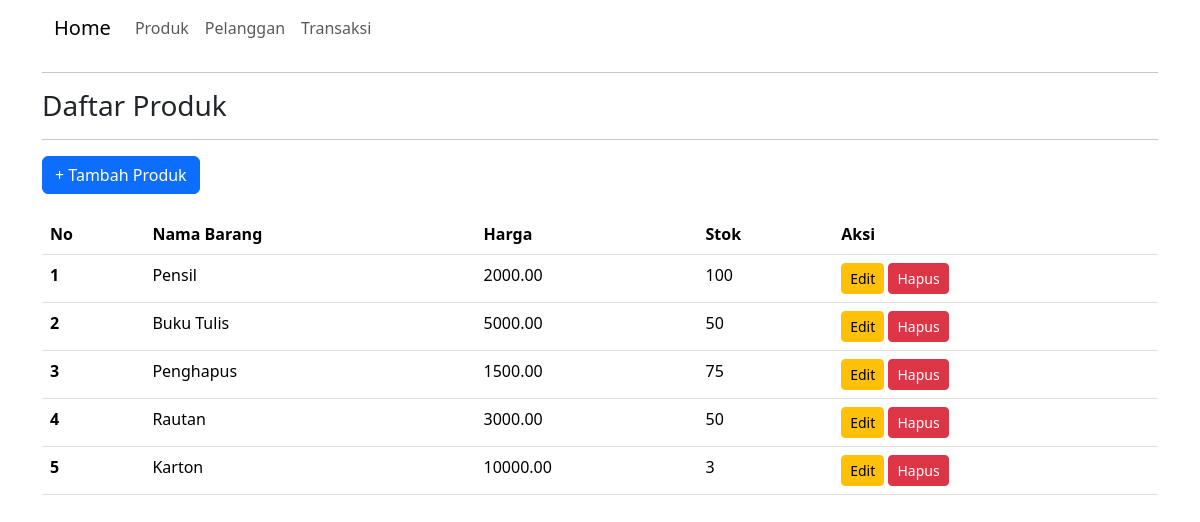
The page /mvc-toko1/index.php?action=produk (signed in) on the database its author committed.
### tables this page shows
CREATE TABLE `barang` (
  `kode_barang` int(11) NOT NULL,
  `nama` varchar(100) NOT NULL,
  `harga` decimal(10,2) NOT NULL,
  `stok` int(11) NOT NULL
);

### mvc-toko1/app/Controllers/ProdukController.php (called while the page is built, shortened)
<?php
require_once 'app/Models/Produk.php';
class ProdukController
{
    private $produk;
    public function __construct()
    {
        $this->produk = new Produk();
    }
    public function daftarProduk()
    {
        $data = $this->produk->tampilkanSemuaProduk();
        require 'app/Views/produk_view.php';
    }
}

### mvc-toko1/config/database.php (called while the page is built, shortened)
<?php
class Database {
    private $host = "localhost";
    private $user = "root";
    private $password = "";
    private $dbname = "dbtoko";
    private $conn;
    private function connect() {
        $this->conn = new mysqli($this->host, $this->user, $this->password, $this->dbname);
    }
    public function getConnection() {
        return $this->conn;
    }
}
?>

### mvc-toko1/app/Models/Produk.php (called while the page is built, shortened)
<?php
require_once 'config/database.php';
class Produk
{
    private $conn;
    public function __construct()
    {
        $database = new Database();
        $this->conn = $database->getConnection();
    }
    public function tampilkanSemuaProduk()
    {
        $sql = "SELECT * FROM barang";
        $result = $this->conn->query($sql);
        return $result->fetch_all(MYSQLI_ASSOC);
    }
}

### mvc-toko1/app/Views/produk_view.php (the view, shortened to what this page needs)
<!doctype html>
<html lang="en">
<head>
    <link href="https://cdn.jsdelivr.net/npm/bootstrap@5.3.3/dist/css/bootstrap.min.css" rel="stylesheet"
>
</head>
<body>
    <div class="container">
        <nav class="navbar navbar-expand-lg bg-body-transparent">
            <div class="container-fluid">
                <a class="navbar-brand" href="index.php?action=index">Home</a>
                <div class="collapse navbar-collapse" id="navbarSupportedContent">
                    <ul class="navbar-nav me-auto mb-2 mb-lg-0">
                        <li class="nav-item">
                            <a class="nav-link" href="index.php?action=produk">Produk</a>
                        </li>
                        <li class="nav-item">
                            <a class="nav-link" href="index.php?action=pelanggan">Pelanggan</a>
                        </li>
                        <li class="nav-item">
                            <a class="nav-link" href="index.php?action=transaksi">Transaksi</a>
                        </li>
                </div>
            </div>
        </nav>
        <hr>
        <h3>Daftar Produk</h3>
        <hr>
        <div style="display: flex; justify-content: space-between; align-items: center; margin-bottom: 20px;">
            <a href="index.php?action=produk&subaction=tambah" class="btn btn-primary">+ Tambah Produk</a>
        </div>
        <table class="table">
            <thead>
                <tr>
                    <th scope="col">No</th>
                    <th scope="col">Nama Barang</th>
                    <th scope="col">Harga</th>
                    <th scope="col">Stok</th>
                    <th scope="col">Aksi</th>
                </tr>
            </thead>
            <tbody>
                <?php
                $nomor = 1;
                foreach ($data as $dataBarang): ?>
                    <tr>
                        <th scope="row"><?php echo $nomor++; ?></th>
                        <td><?= $dataBarang['nama']; ?></td>
                        <td><?= $dataBarang['harga']; ?></td>
                        <td><?= $dataBarang['stok']; ?></td>
                        <td>
                            <a href="index.php?action=produk&subaction=edit&id=<?= $dataBarang['kode_barang']; ?>"
                                class="btn btn-warning btn-sm">Edit</a>
                            <a href="index.php?action=produk&subaction=hapus&id=<?= $dataBarang['kode_barang']; ?>"
                                class="btn btn-danger btn-sm"
                                onclick="return confirm('Yakin ingin menghapus produk ini?')">Hapus</a>
                        </td>
                    </tr>
                <?php endforeach; ?>
            </tbody>
        </table>
</body>
</html>

### rows shown on the page
barang: nama "Pensil", harga "2000.00", stok "100"
barang: nama "Buku Tulis", harga "5000.00", stok "50"
barang: nama "Penghapus", harga "1500.00", stok "75"
barang: nama "Rautan", harga "3000.00", stok "50"
barang: nama "Karton", harga "10000.00", stok "3"
